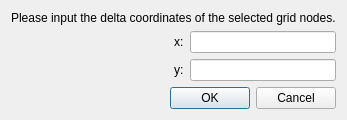
<?xml version="1.0" encoding="UTF-8"?>
<ui version="4.0">
 <class>PreProcessorGridShapeDeltaDialog</class>
 <widget class="QDialog" name="PreProcessorGridShapeDeltaDialog">
  <property name="geometry">
   <rect>
    <x>0</x>
    <y>0</y>
    <width>333</width>
    <height>115</height>
   </rect>
  </property>
  <property name="windowTitle">
   <string>Edit Grid Coordinates</string>
  </property>
  <layout class="QVBoxLayout" name="verticalLayout">
   <item>
    <widget class="QLabel" name="label">
     <property name="text">
      <string>Please input the delta coordinates of the selected grid nodes.</string>
     </property>
    </widget>
   </item>
   <item>
    <layout class="QHBoxLayout" name="horizontalLayout">
     <item>
      <spacer name="horizontalSpacer">
       <property name="orientation">
        <enum>Qt::Horizontal</enum>
       </property>
       <property name="sizeHint" stdset="0">
        <size>
         <width>40</width>
         <height>20</height>
        </size>
       </property>
      </spacer>
     </item>
     <item>
      <layout class="QGridLayout" name="gridLayout">
       <item row="0" column="0">
        <widget class="QLabel" name="x_label">
         <property name="text">
          <string>x:</string>
         </property>
         <property name="buddy">
          <cstring>x_edit</cstring>
         </property>
        </widget>
       </item>
       <item row="0" column="1">
        <widget class="RealNumberEditWidget" name="x_edit"/>
       </item>
       <item row="1" column="0">
        <widget class="QLabel" name="y_label">
         <property name="text">
          <string>y:</string>
         </property>
         <property name="buddy">
          <cstring>y_edit</cstring>
         </property>
        </widget>
       </item>
       <item row="1" column="1">
        <widget class="RealNumberEditWidget" name="y_edit"/>
       </item>
      </layout>
     </item>
    </layout>
   </item>
   <item>
    <widget class="QDialogButtonBox" name="buttonBox">
     <property name="orientation">
      <enum>Qt::Horizontal</enum>
     </property>
     <property name="standardButtons">
      <set>QDialogButtonBox::Cancel|QDialogButtonBox::Ok</set>
     </property>
    </widget>
   </item>
  </layout>
 </widget>
 <customwidgets>
  <customwidget>
   <class>RealNumberEditWidget</class>
   <extends>QLineEdit</extends>
   <header>guibase/realnumbereditwidget.h</header>
  </customwidget>
 </customwidgets>
 <resources/>
 <connections>
  <connection>
   <sender>buttonBox</sender>
   <signal>accepted()</signal>
   <receiver>PreProcessorGridShapeDeltaDialog</receiver>
   <slot>accept()</slot>
   <hints>
    <hint type="sourcelabel">
     <x>248</x>
     <y>254</y>
    </hint>
    <hint type="destinationlabel">
     <x>157</x>
     <y>274</y>
    </hint>
   </hints>
  </connection>
  <connection>
   <sender>buttonBox</sender>
   <signal>rejected()</signal>
   <receiver>PreProcessorGridShapeDeltaDialog</receiver>
   <slot>reject()</slot>
   <hints>
    <hint type="sourcelabel">
     <x>316</x>
     <y>260</y>
    </hint>
    <hint type="destinationlabel">
     <x>286</x>
     <y>274</y>
    </hint>
   </hints>
  </connection>
 </connections>
</ui>
